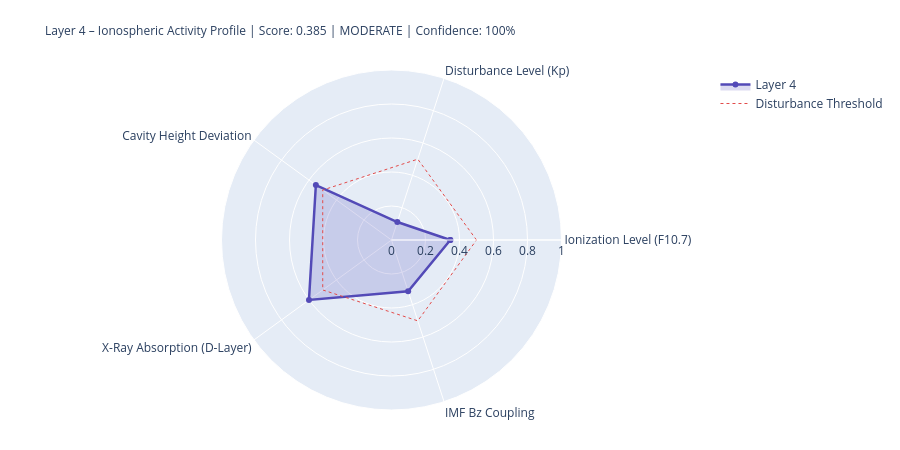

Notebook code cell kept with this figure:
### Markdown cell above
---
## 4. State Assessment & Handoff to Layer 5

### Code cell
# ============================================================
# LAYER-4-SCORE
# ============================================================

COMPONENTS = {
    'Ionization Level (F10.7)':    {'score': ioniz,       'source': 'primary' if f107_now else 'from_layer0', 'dynamic': True},
    'Disturbance Level (Kp)':          {'score': disturb,     'source': 'primary' if kp_now   else 'from_layer0', 'dynamic': True},
    'Cavity Height Deviation':    {'score': h_dev,       'source': 'derived',                                'dynamic': True},
    'X-Ray Absorption (D-Layer)':{'score': xray_ioniz,  'source': 'primary' if xray_now else 'missing',     'dynamic': True},
    'IMF Bz Coupling':             {'score': bz_coupling, 'source': 'primary' if bz_now   else 'from_layer0', 'dynamic': True},
}

available    = {k: v['score'] for k, v in COMPONENTS.items() if v['score'] is not None}
unavailable  = [k for k, v in COMPONENTS.items() if v['score'] is None]
layer4_score = round(sum(available.values()) / len(available), 4) if available else None
confidence   = round(len(available) / len(COMPONENTS), 2)
level = ('unknown' if layer4_score is None
         else 'quiet'   if layer4_score < 0.3
         else 'moderate' if layer4_score < 0.6
         else 'active')
dominant_l4 = max(available, key=available.get) if available else 'none'

# Resonance delta for Schumann SR-1
sr1_ref = schumann_freq(1, 80.0)
sr1_now = schumann_freq(1, h_eff)
sr1_delta_mhz = (sr1_now - sr1_ref) * 1000

# Propagation conditions
prop_cond = ('disturbed'   if kp_val > 4
             else 'unsettled' if kp_val > 2
             else 'normal')
if xray_class in ['X', 'M']:
    prop_cond = 'Radio-Blackout moeglich'

W = 68
print('=' * W)
print('LAYER 4 – IONOSPHERE – STATE ASSESSMENT')
print('=' * W)
for name, comp in COMPONENTS.items():
    s = comp['score']
    if s is not None:
        bar = '█' * int(s * 20) + '░' * (20 - int(s * 20))
        print(f'  {name:<36} {bar}  {s:.3f}  [{comp["source"]}]')
    else:
        print(f'  {name:<36} {"─" * 20}  n/a   [missing]')
print('-' * W)
print(f'  Score:          {layer4_score:.3f}  ({len(available)}/{len(COMPONENTS)} components)')
print(f'  Confidence:     {confidence:.0%}')
print(f'  Level:          {level.upper()}')
print(f'  Dominant:       {dominant_l4}')
print(f'  Cavity height:  {h_eff:.1f} km  (Ref: 80.0 km)')
print(f'  SR-1:           {sr1_now:.3f} Hz  (Δ {sr1_delta_mhz:+.1f} mHz vs. ref)')
print(f'  Propagation:    {prop_cond}')
print(f'  X-Ray:          {xray_class}-class  ({xray_now:.2e} W/m²)' if xray_now else '  X-Ray:          n/a')
print('=' * W)

# Radar
cats   = list(available.keys())
vals_r = list(available.values())
if len(cats) >= 3:
    fig = go.Figure()
    fig.add_trace(go.Scatterpolar(
        r=vals_r + [vals_r[0]], theta=cats + [cats[0]],
        fill='toself', fillcolor='rgba(83,74,183,0.20)',
        line=dict(color='#534AB7', width=2.5), name='Layer 4'
    ))
    fig.add_trace(go.Scatterpolar(
        r=[0.5] * (len(cats)+1), theta=cats + [cats[0]],
        line=dict(color='#E24B4A', dash='dot', width=1),
        mode='lines', name='Disturbance Threshold'
    ))
    fig.update_layout(
        title=dict(
            text=f'Layer 4 – Ionospheric Activity Profile | Score: {layer4_score:.3f} | {level.upper()} | Confidence: {confidence:.0%}',
            font=dict(size=12)
        ),
        polar=dict(radialaxis=dict(visible=True, range=[0, 1])),
        height=450, showlegend=True,
        margin=dict(l=80, r=80, t=70, b=40)
    )
    fig.show()

### Figure 1 — Plotly figure (JSON) as saved in the notebook; plotly's stock layout.template omitted (floating-point values rounded to 4 significant figures)
{"data": [{"fill": "toself", "fillcolor": "rgba(83,74,183,0.20)", "line": {"color": "#534AB7", "width": 2.5}, "name": "Layer 4", "r": [0.346, 0.111, 0.55, 0.6, 0.317, 0.346], "theta": ["Ionization Level (F10.7)", "Disturbance Level (Kp)", "Cavity Height Deviation", "X-Ray Absorption (D-Layer)", "IMF Bz Coupling", "Ionization Level (F10.7)"], "type": "scatterpolar"}, {"line": {"color": "#E24B4A", "dash": "dot", "width": 1}, "mode": "lines", "name": "Disturbance Threshold", "r": [0.5, 0.5, 0.5, 0.5, 0.5, 0.5], "theta": ["Ionization Level (F10.7)", "Disturbance Level (Kp)", "Cavity Height Deviation", "X-Ray Absorption (D-Layer)", "IMF Bz Coupling", "Ionization Level (F10.7)"], "type": "scatterpolar"}], "layout": {"height": 450, "margin": {"b": 40, "l": 80, "r": 80, "t": 70}, "polar": {"radialaxis": {"range": [0, 1], "visible": true}}, "showlegend": true, "title": {"font": {"size": 12}, "text": "Layer 4 – Ionospheric Activity Profile | Score: 0.385 | MODERATE | Confidence: 100%"}}}
